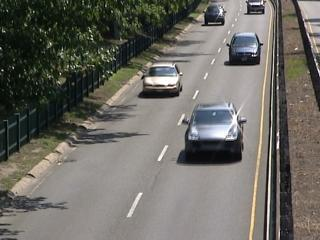
#> input picture highway/input/Train/in001052.jpg, 320 x 240 px; its folder holds 4 pictures in this run
$ python p1.py   (older library calls are emulated)
#> lines starting #> are read from the running program, lines starting #| are printed output that depends on the picture
import numpy as np
import glob
from scipy import misc
from PIL import Image
from os import listdir
import matplotlib.pyplot as plt
import matplotlib.cm as cm

train_path = "C:/Users/josem/Documents/UAB/Practicas Uni/Visio/practiques/p1/highway/input/Train/"
test_path = "C:/Users/josem/Documents/UAB/Practicas Uni/Visio/practiques/p1/highway/input/Test/"

trainFiles = glob.glob(train_path + "*.jpg")
testFiles = glob.glob(test_path + "*.jpg")
numTrainFiles = len(trainFiles)
numTestFiles = len(testFiles)

#img = misc.imread(train_path + 'in001058.jpg', 1)
imgArray = np.empty([numTrainFiles, 240, 320])

for i, name in enumerate(trainFiles):
	img = misc.imread(name, 1)
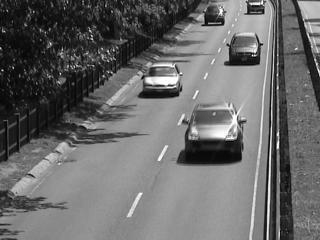
#> img: shape (240, 320) float32; min 0.456, max 254.8, mean 106.1
	imgArray[i] = img
#> pass 2 of the loop `for i, name in enumerate(trainFiles):`:
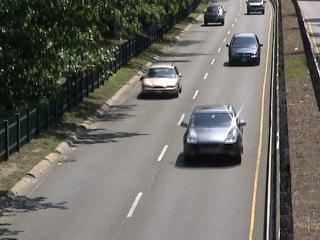
#> input picture highway/input/Train/in001053.jpg, 320 x 240 px
#> `img = misc.imread(name, 1)`:
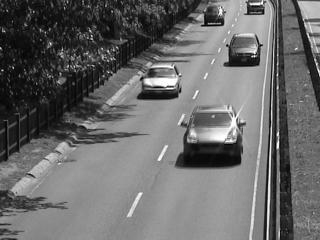
#> img: shape (240, 320) float32; min 0, max 255, mean 106
#> pass 3 of the loop `for i, name in enumerate(trainFiles):`:
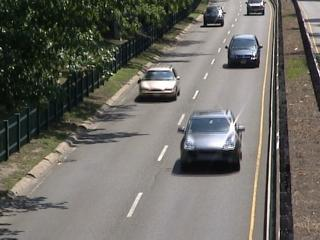
#> input picture highway/input/Train/in001055.jpg, 320 x 240 px
#> `img = misc.imread(name, 1)`:
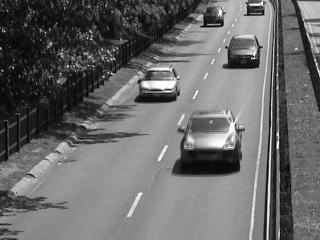
#> img: shape (240, 320) float32; min 0, max 255, mean 105.8
#> the loop made 4 passes; the first 3 are shown

meanImg = imgArray.mean(0)
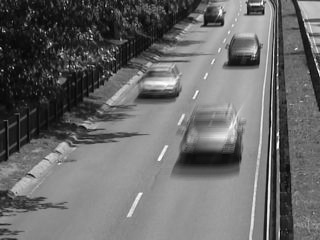
#> meanImg: shape (240, 320) float64; min 1.91, max 254.3, mean 105.9
stdImg = imgArray.std(0)


# LLINDAR SIMPLE
imgTestArray = np.empty([numTestFiles, 240, 320])
for i, name in enumerate(testFiles):
	img = misc.imread(name, 1)
	resImg = abs(meanImg - img) > 35
	imgTestArray[i] = resImg


# LLINDAR GAUSS
imgTestGaussArray = np.empty([numTestFiles, 240, 320])
alpha = 1;
beta = 0;
for i, name in enumerate(testFiles):
	img = misc.imread(name, 1)
	resImg = abs(img - meanImg) > alpha * (stdImg + beta);
	imgTestGaussArray[i] = resImg


#> (the run stopped early here; a loop or call above may not have finished)
